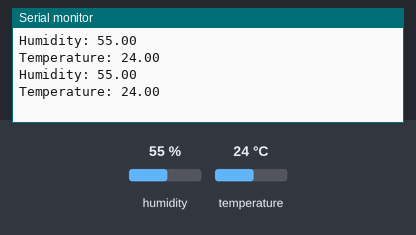
Simulated run of this sketch. Board: ESP8266 (NodeMCU). On the bench: the last lines printed to the serial monitor. The test bench sets the inputs (shaded band); at power-on: humidity 55 %, temperature 24 °C.

Above: at 4.8 s.
4.9 s: humidity set to 22 %
At 7.3 s:
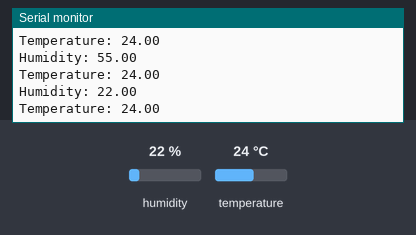
7.9 s: temperature set to 12 °C
At 8.5 s:
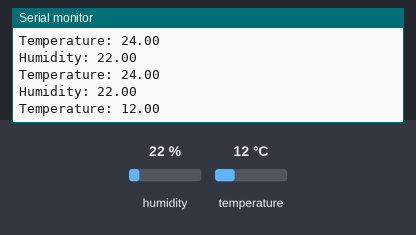
10.9 s: humidity set to 40 %
At 13.2 s:
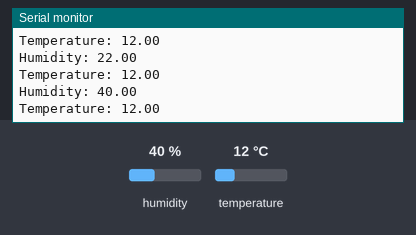
Timing chart, 0 to 14.7 s (numbered marks = the images above; inputs shaded):
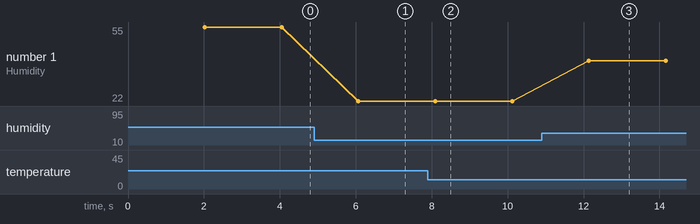

The sketch:

class11b.ino
```cpp
#include "DHT.h"
#define DHT_PIN D4 // pin 2
#define DHTTYPE DHT11
DHT dht(DHT_PIN, DHTTYPE);

void setup() {
  Serial.begin(115200);
  pinMode(DHT_PIN,INPUT);
  dht.begin();
}

void loop() {

  delay(2000);


  float h = dht.readHumidity();
  float t = dht.readTemperature();
//  float f = dht.readTemperature(true);

//  if (isnan(h) || isnan(t) || isnan(f)) {
//    Serial.println(F("Failed to read from DHT sensor!"));
//    return;
//  }


//  float hif = dht.computeHeatIndex(f, h);
//  float hic = dht.computeHeatIndex(t, h, false);

  Serial.print("Humidity: ");
  Serial.println(h);
  Serial.print("Temperature: ");
  Serial.println(t);
//  Serial.print("°C ");
//  Serial.println(f);
//  Serial.print("°F  Heat index: ");
//  Serial.println(hic);
//  Serial.print("°C ");
//  Serial.println(hif);
//  Serial.println(F("°F"));
}
```

Measured:
- after the input at 4.9 s, the serial monitor: prints a new line after 1.2 s (image 1)
- after the input at 7.9 s, the serial monitor: prints a new line after 0.19 s (image 2)
- after the input at 10.9 s, the serial monitor: prints a new line after 1.2 s (image 3)
- plotted number 1: 55 → 22 after the input at 4.9 s, 22 → 40 after the input at 10.9 s
